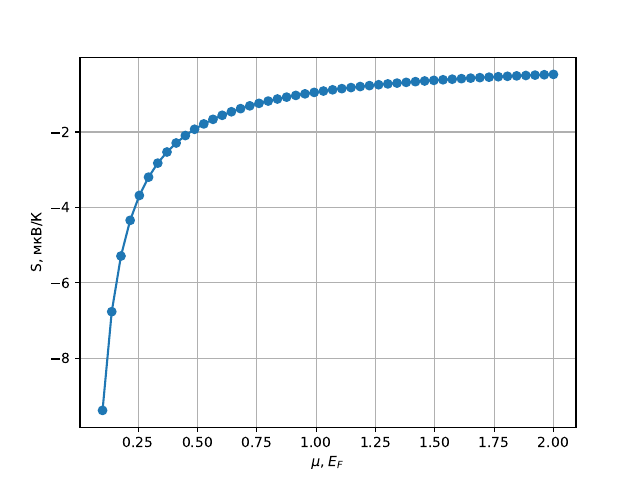

Recreate this plot in Python.
import numpy as np
import pylab as plt
from scipy.integrate import simpson

e = 1.60217663 * 10**(-19)
k = 8.617333 * 10**(-5)
kb = 1.380649 * 10**(-23)


def func(E, mu,T):
    return 1/(np.cosh((E-mu)/k/T)+1)

def int_func_0(E, mu, T):
    return E**(3/2) * func(E, mu,T)

def int_func_1(E, mu, T):
    return E**(3/2) * (E - mu) * func(E, mu, T)

def get_seebek(mu, T, N=50000, Nkt=30):
    E_min = mu - Nkt*k*T
    E_max = mu + Nkt*k*T
    dE = (E_max-E_min)/N
    E = np.arange(E_min, E_max+dE, dE)
    I_1 = simpson(int_func_1(E, mu, T), E)
    I_0 = simpson(int_func_0(E, mu, T), E)
    S = -I_1/I_0/T * 10**6
    return S
    
    
mu = 11.7 # эв
T = 300

T_arr = np.linspace(200, 420, 30)
S_arr = np.zeros(len(T_arr))
for i in range(len(T_arr)):
    S_arr[i] = get_seebek(mu, T_arr[i])
    
fig, axs = plt.subplots()  
plt.plot(T_arr, S_arr, '-o')
plt.xlabel('T, K')
plt.ylabel('S, мкВ/К')
plt.grid()
plt.show()
fig.savefig('plot_T.pdf')


E_arr = np.linspace(0.1, 2, 50)
S_arr = np.zeros(len(E_arr))
for i in range(len(E_arr)):
    S_arr[i] = get_seebek(mu*E_arr[i], T)

fig, axs = plt.subplots()
plt.plot(E_arr, S_arr, '-o')
plt.xlabel('$\mu$, $E_F$')
plt.ylabel('S, мкВ/К')
plt.grid()
plt.show()
fig.savefig('plot.pdf')


print(get_seebek(mu, T))
